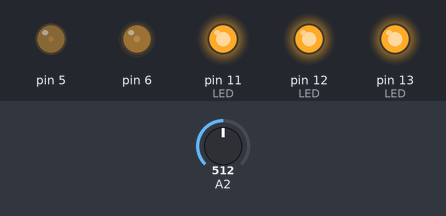
Recording of a sketch running on a simulated Arduino Uno, built with avr-gcc and run on an emulated ATmega328P. Shown: output pins drawn as LEDs (lit = HIGH). The inputs (shaded band) are chosen by the test bench; at power-on: A2 = 512.

Above: at 0.8 s.
0.9 s: A2 set to 306
Timing chart, 0 to 3.9 s (numbered marks = the images above; inputs shaded):
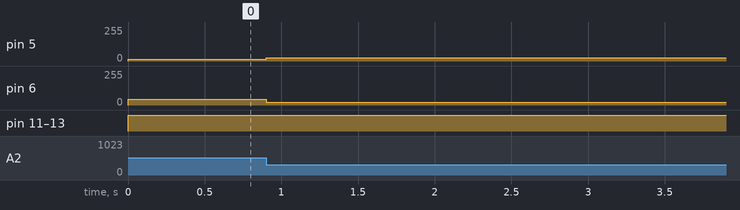

Measured:
- after the input at 0.9 s, pin 5: 12/255 → 24/255 at once; pin 6: 43/255 → 21/255 at once

The sketch:

provaU1_SD.ino
```cpp
#include <avr/io.h>

void pwmInitD6(int pwm){
  OCR0A = pwm;
  TCCR0A |= (1 << COM0A1) | (1 << WGM01) | (1 << WGM00);      //fast PWM
  TCCR0B |= (1 << CS01);      //clk/8
}

void pwmInitD5(int pwm){
  OCR0B = pwm;
  TCCR0A |= (1 << COM0B1) | (1 << WGM01) | (1 << WGM00);
  TCCR0B |= (1 << CS01) | (1 << CS00);  //clk/64
}

int main (void){
  ADCSRA |= 0b10000111;   //ADEN em 1 e prescaler em 111
  DDRB |= _BV(DDB5);      //saida LED L1
  DDRB |= _BV(DDB4);      //saida LED L2
  DDRB |= _BV(DDB3);      //saida LED L3
  DDRD |= _BV(DDD6);      //saida PWM1 S1
  DDRD |= _BV(DDD5);      //saida PWM2 S2

  while(true){
    if(PINB & (1 << PB4)){    //se chave CH1 acionada
      ADMUX &= 0;             //zerando ADMUX
      ADMUX |= 0b01000000;    //setando AREF para 5V e setando leitura do ADC0 (A1, entrada)
      ADCSRA |= 0b01000000;   //iniciando a conversao
      while(!(ADCSRA & 0b00010000));  //esperando pelo ADIF = 1
      int tempA1 = ADC;
      ADMUX &= 0;             //zerando ADMUX
      ADMUX |= 0b01000001;    //setando AREF para 5V e setando leitura do ADC1 (A2, saida)
      ADCSRA |= 0b01000000;   //iniciando a conversao
      while(!(ADCSRA & 0b00010000));  //esperando pelo ADIF = 1
      int tempA2 = ADC;
      if(tempA1 <= 102){       //ADC = 102 => temp = 20C
        PORTB |= _BV(PORTB5);
        PORTB |= ~_BV(PORTB4);
        PORTB |= ~_BV(PORTB3);
      }
      if(tempA2 >= 614){      //ADC = 614 => temp = 120C
        PORTB |= ~_BV(PORTB5);
        PORTB |= _BV(PORTB4);
        PORTB |= ~_BV(PORTB3);
      }
      if((tempA1 > 102) && (tempA2 < 614)){    //funcionamento normal
        PORTB |= ~_BV(PORTB5);
        PORTB |= ~_BV(PORTB4);
        PORTB |= _BV(PORTB3);
        ADMUX &= 0;             //zerando ADMUX
        ADMUX |= 0b01000010;    //setando AREF para 5V e setando leitura do ADC2 (sensor de umidade)
        ADCSRA |= 0b01000000;   //iniciando a conversao
        while(!(ADCSRA & 0b00010000));  //esperando pelo ADIF = 1
        int umidade = ADC;
        while(umidade > 128){   //umi = 128 => umi = 25%
          if(umidade == 512){   //umi = 512 => umi = 100%
            pwmInitD6(43);      //PWM para sinal S1 (11.25KHz - 25CFM)
            pwmInitD5(12);      //PWM para sinal S2 (5KHz - 100W)
          }
          if((umidade >= 256) && (umidade < 512)){     //umi = 256 => umi 50%
            pwmInitD6(21);      //PWM para sinal S1 (22.5KHz - 50CFM)
            pwmInitD5(24);      //PWM para sinal S2 (2.5KHz - 50W)
          }
          if((umidade >= 128) && (umidade < 256)){
            pwmInitD6(10);      //PWM para sinal S1 (45KHz - 100CFM)
            pwmInitD5(49);      //PWM para sinal S2 (1.25KHz - 25W)
          }
          ADMUX &= 0;             //zerando ADMUX
          ADMUX |= 0b01000010;    //setando AREF para 5V e setando leitura do ADC2 (sensor de umidade)
          ADCSRA |= 0b01000000;   //iniciando a conversao
          while(!(ADCSRA & 0b00010000));  //esperando pelo ADIF = 1
          umidade = ADC;
        }
      }
    } else{
      PORTB |= ~_BV(PORTB5);
      PORTB |= ~_BV(PORTB4);
      PORTB |= ~_BV(PORTB3);
      pwmInitD6(0);
      pwmInitD5(0);
    }
  }
}
```
